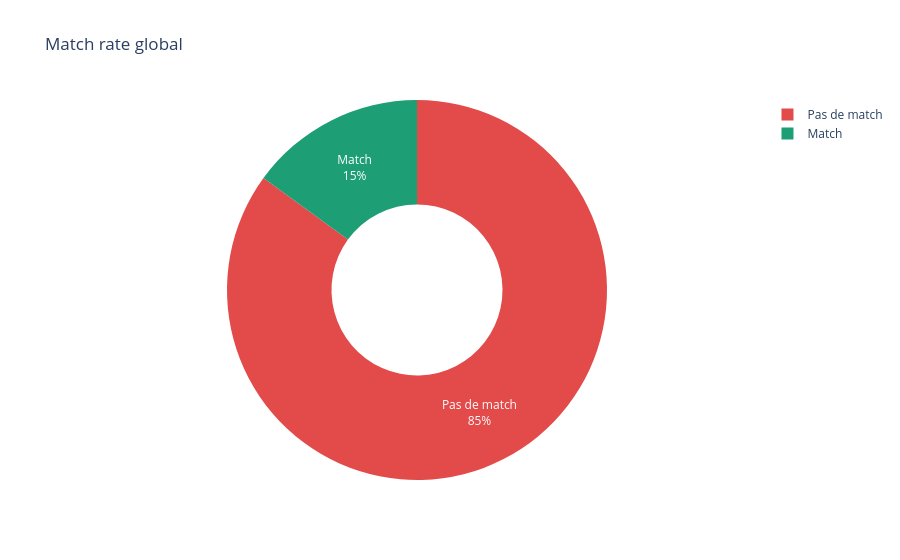

Notebook source saved alongside this figure:
### Markdown cell above
## 1) Analyses univariées

Ces graphes décrivent la structure générale des données (sans croisement complexe) pour donner un contexte business rapide.

### Code cell
# ============================================================================
# UNIVARIÉ : Match rate global + Importance déclarée vs genre + Distributions
# ============================================================================

# A) Match rate global
match_counts = (
    df_mkt["match_label"].value_counts(dropna=False).rename_axis("match_label").reset_index(name="count")
)
match_counts["pct"] = (match_counts["count"] / match_counts["count"].sum() * 100).round(1)

fig_match = px.pie(
    match_counts,
    names="match_label",
    values="count",
    hole=0.45,
    color="match_label",
    color_discrete_map={"Match": "#1D9E75", "Pas de match": "#E24B4A"},
    title="Match rate global"
)
fig_match.update_traces(textinfo="percent+label")
fig_match.show()
export_figure(fig_match, "viz_match_rate_global")

# B) Importance déclarée vs genre (bar chart)
declared_cols = [c for c in DECLARED_MAP if c in df_mkt.columns]
imp_gender = (
    df_mkt.groupby("gender_label", dropna=False)[declared_cols]
    .mean()
    .reset_index()
    .melt(id_vars="gender_label", var_name="variable", value_name="importance_declaree")
)
imp_gender["variable_label"] = imp_gender["variable"].map(DECLARED_MAP)

fig_decl_gender = px.bar(
    imp_gender,
    x="variable_label",
    y="importance_declaree",
    color="gender_label",
    barmode="group",
    title="Importance declarée vs genre",
    labels={"variable_label": "Critere", "importance_declaree": "Importance moyenne (0-10)", "gender_label": "Genre"},
    color_discrete_map={"Femme": "#D4537E", "Homme": "#378ADD"}
)
fig_decl_gender.show()
export_figure(fig_decl_gender, "viz_importance_declaree_vs_genre")

# C) Distribution des variables clés (boxplots simples)
key_cols = [c for c in ["attr", "fun", "intel", "sinc", "amb", "like"] if c in df_mkt.columns]
dist_df = df_mkt[key_cols].melt(var_name="variable", value_name="score")
dist_df["variable"] = dist_df["variable"].map(lambda x: ATTR_MAP.get(x, x))

fig_dist = px.box(
    dist_df,
    x="variable",
    y="score",
    points=False,
    color="variable",
    title="Distribution des variables clés"
)
fig_dist.update_layout(showlegend=False)
fig_dist.show()
export_figure(fig_dist, "viz_distribution_variables_cles")

### Figure 1 — Plotly figure (JSON) as saved in the notebook; plotly's stock layout.template omitted (floating-point values rounded to 4 significant figures)
{"data": [{"customdata": [["Pas de match"], ["Match"]], "domain": {"x": [0, 1], "y": [0, 1]}, "hole": 0.45, "hovertemplate": "match_label=%{customdata[0]}<br>count=%{value}<extra></extra>", "labels": ["Pas de match", "Match"], "legendgroup": "", "marker": {"colors": ["#E24B4A", "#1D9E75"]}, "name": "", "showlegend": true, "textinfo": "percent+label", "type": "pie", "values": [460, 81]}], "layout": {"legend": {"tracegroupgap": 0}, "title": {"text": "Match rate global"}}}
